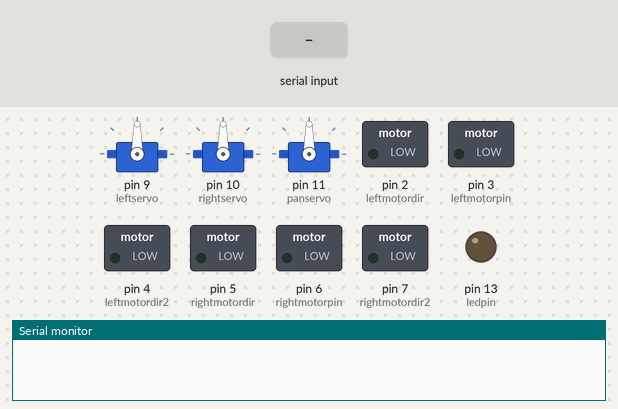
Simulated run of this sketch. Board: Arduino Uno, built with avr-gcc and run on an emulated ATmega328P. Shown: 3 × servo, switched loads named in the sketch (green lamp = pin HIGH), output pins drawn as LEDs (lit = HIGH), the last lines printed to the serial monitor. Inputs (shaded band) come from the test bench.

Above: at 1.2 s.
1.3 s: "90,45\n" received over Serial
At 2.5 s:
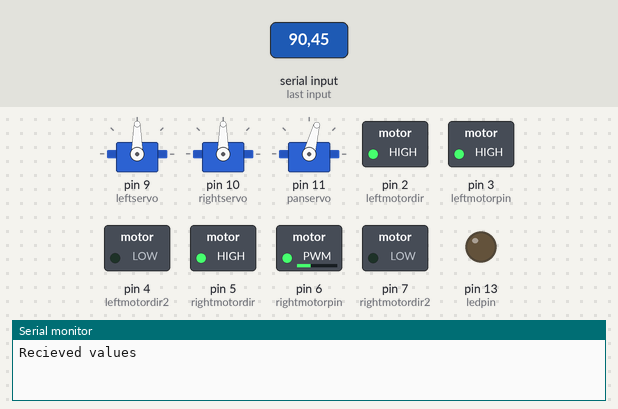
2.8 s: "30,150\n" received over Serial
At 3.7 s:
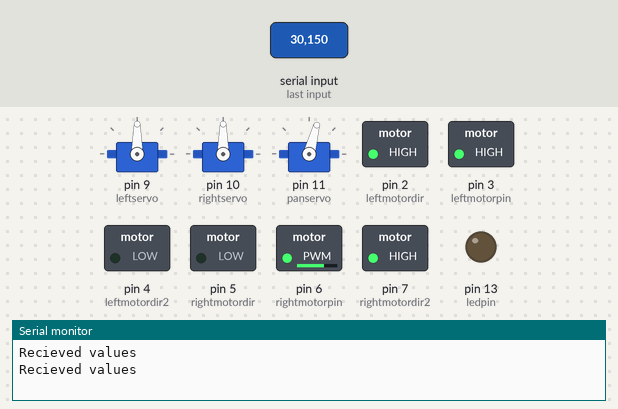
4.3 s: "5\n" received over Serial
At 4.8 s:
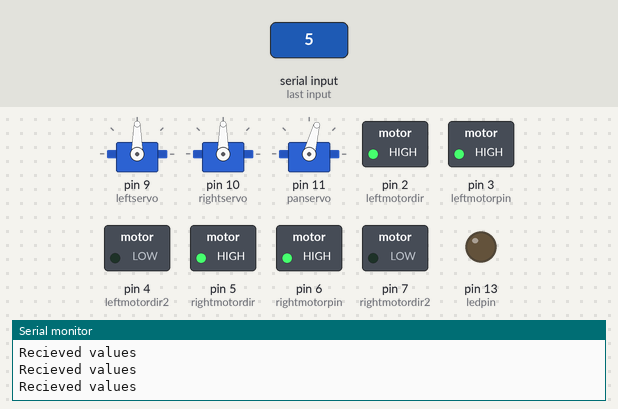
Timing chart, 0 to 7.3 s (numbered marks = the images above; inputs shaded):
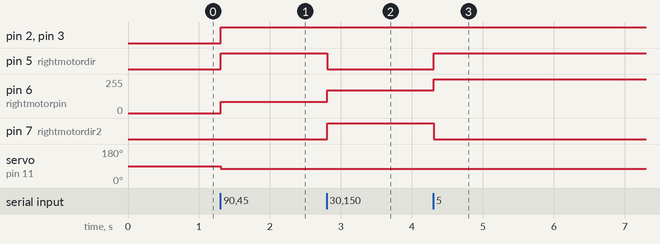

The sketch:

Arduino_sketch.ino
```cpp
//Reads Serial and controls Eye-Robot
#include <Servo.h>
const int leftmotorpin = 3;//left motor pin 3 PWM
const int leftmotordir = 2;// left motor direction on pin 4
const int leftmotordir2 = 4; //left motor direction 2 on pint 2
const int rightmotorpin = 6;//right motor on pin 5 PWM
const int rightmotordir = 5;//right motor on pin 6 PWM
const int rightmotordir2 = 7;//right motor 2 on pin 6 PWM
const int leftservopin = 9;//leftservopin on pin 9
const int rightservopin = 10;//rightservopin on pin 10
const int panservopin = 11;//panservo on pin 11

const int ledpin = 13;


float fwdspeed = 0;
float turnspeed = 0;
float pan = 0;
float tilt = 0;

bool hasNewData = false;

Servo leftservo;
Servo rightservo;
Servo panservo;

void setup()
{
  Serial.begin(115200);//Begin serial at 115200 baud
  leftservo.attach(9);//attaches left servo to pin 9
  rightservo.attach(10);//attaches right servo to pin 10
  panservo.attach(11);//attaches pan servo to pin 11

  pinMode(rightmotorpin, OUTPUT);
  pinMode(leftmotorpin, OUTPUT);
  pinMode(rightmotordir, OUTPUT);

  pinMode(leftmotordir, OUTPUT);
  pinMode(rightmotordir2, OUTPUT);
  pinMode(leftmotordir2, OUTPUT);

  pinMode(ledpin, OUTPUT);
}

void loop()
{

  //if there's any serial avaliable , read it

  //delay(50);

  handleIncommingSerial();

  if(hasNewData){
    motorcontroller(fwdspeed, turnspeed);
    servocontroller(pan, tilt);
    hasNewData = false;
  }
}

/*
This function is responsible for reading from the serial port and parsing the resulting
data.

*/
void handleIncommingSerial(){

  if(Serial.available() > 0){

    delay(5);

    float data[4] = {0,0,0,0};

    Serial.setTimeout(20); // Timeout on parseFloat() or read() after 20ms


    // Attempt to read four floating point values from the serial stream
    for(int i=0; i<4; i++){

        data[i] = Serial.parseFloat();

        if(Serial.peek() == ','){
          Serial.read();
        } else {
          break;
        }
    }

    //If we recieved a newline, export the new data for reading later
    if(Serial.read() == '\n') {
      Serial.println("Recieved values");

      fwdspeed    = data[0];
      turnspeed   = data[1];
      pan         = data[2];
      tilt        = data[3];

      hasNewData = true;
    } else {
      Serial.println("Bad message read");
    }

    //Clear the serial buffer
    while (Serial.available()>0){
      Serial.read();
    }

  }
}

void motorcontroller(float fwd, float turn){
  //given a forward speed and turn speed controls motors
  float leftmotor = fwd + turn;
  float rightmotor = fwd - turn;
  normalizePowers(&leftmotor, &rightmotor, 1.0);
  if (leftmotor >= 0){
    digitalWrite(leftmotordir, HIGH);
    digitalWrite(leftmotordir2, LOW);
    analogWrite(leftmotorpin, abs(leftmotor*255));
  }else{
    digitalWrite(leftmotordir, LOW);
    digitalWrite(leftmotordir2, HIGH);
    analogWrite(leftmotorpin, abs(leftmotor*255));
  }

  if (rightmotor >= 0){
    digitalWrite(rightmotordir, HIGH);
    digitalWrite(rightmotordir2, LOW);
    analogWrite(rightmotorpin, abs(rightmotor*255));
  }else{
    digitalWrite(rightmotordir, LOW);
    digitalWrite(rightmotordir2, HIGH);
    analogWrite(rightmotorpin, abs(rightmotor*255));
  }
}

void servocontroller(float panpos, float tiltpos){
  // given a pan and tilt value controls the differential
  int leftpos;
  int rightpos;
  //do any math you need to do here
  tilt = constrain(tilt, -30, 30);

  panpos = -pan + 75;
  rightpos = -tilt + 90;
  leftpos = tilt + 90;
  //write values to servos
  leftservo.write(leftpos);
  rightservo.write(rightpos);
  panservo.write(panpos);
}


void normalizePowers(float *left, float *right, float limit){
	int maxabs = max(abs(*left), abs(*right));
	if(maxabs > limit)
	{
	    *left = (*left * limit) / maxabs;
	    *right = (*right * limit) / maxabs;
	}
}
```

Measured:
- after the input at 1.3 s, pin 2 (leftmotordir), pin 3 (leftmotorpin), pin 5 (rightmotordir): LOW → HIGH at once; pin 6 (rightmotorpin): 0/255 → 85/255 at once; servo on pin 11 (panservo): 90° → 75° at once
- after the input at 2.8 s, pin 5 (rightmotordir): HIGH → LOW at once; pin 6 (rightmotorpin): 85/255 → 170/255 at once; pin 7 (rightmotordir2): LOW → HIGH at once
- after the input at 4.3 s, pin 5 (rightmotordir): LOW → HIGH at once; pin 6 (rightmotorpin): 170/255 → 255/255 at once; pin 7 (rightmotordir2): HIGH → LOW at once
